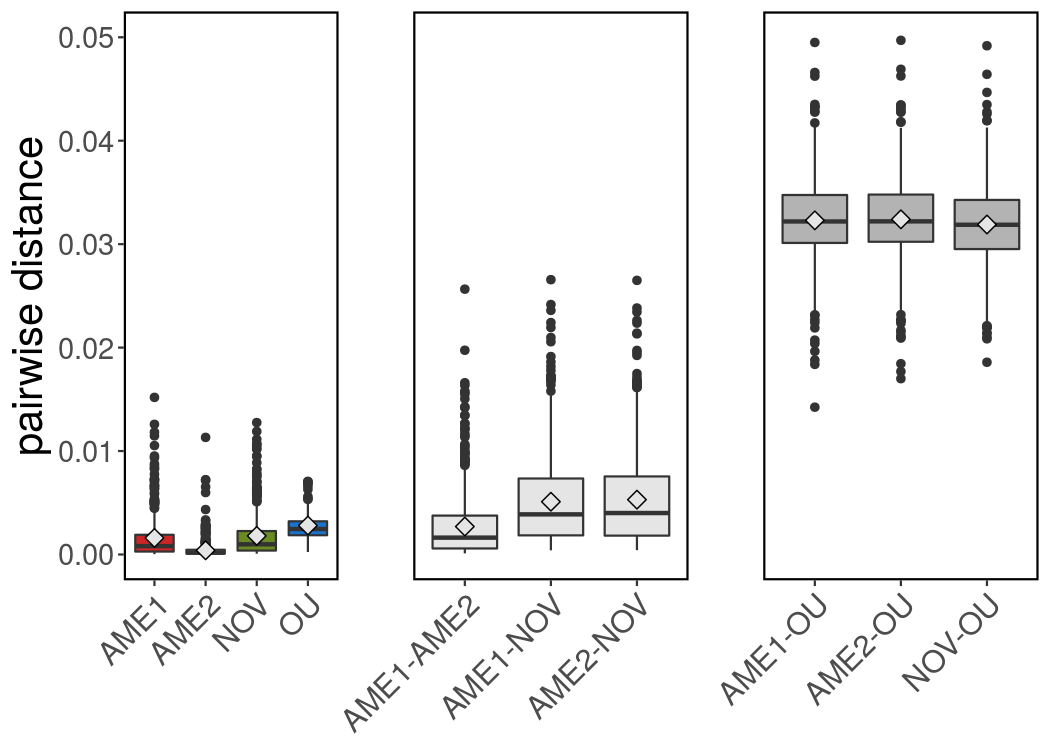

The script that saved this image:
library(ggplot2)
library(dplyr)
library(gridExtra)
library(grid)


# Reading data

df1 <- read.table("./data/ame1.ame2_circos_Dxy.txt", sep = "\t", header = FALSE, col.names = c("chrom","start","stop","stat"))
df2 <- read.table("./data/nov.ame1_circos_Dxy.txt", sep = "\t", header = FALSE, col.names = c("chrom","start","stop","stat"))
df3 <- read.table("./data/nov.ame2_circos_Dxy.txt", sep = "\t", header = FALSE, col.names = c("chrom","start","stop","stat"))
df4 <- read.table("./data/ulm.ame1_circos_Dxy.txt", sep = "\t", header = FALSE, col.names = c("chrom","start","stop","stat"))
df5 <- read.table("./data/ulm.ame2_circos_Dxy.txt", sep = "\t", header = FALSE, col.names = c("chrom","start","stop","stat"))
df6 <- read.table("./data/ulm.nov_circos_Dxy.txt", sep = "\t", header = FALSE, col.names = c("chrom","start","stop","stat"))

df7 <- read.table("./data/ame1_circos_tP.txt", sep = "\t", header = FALSE, col.names = c("chrom","start","stop","stat"))
df8 <- read.table("./data/ame2_circos_tP.txt", sep = "\t", header = FALSE, col.names = c("chrom","start","stop","stat"))
df9 <- read.table("./data/nov_circos_tP.txt", sep = "\t", header = FALSE, col.names = c("chrom","start","stop","stat"))
df10 <- read.table("./data/ulm_circos_tP.txt", sep = "\t", header = FALSE, col.names = c("chrom","start","stop","stat"))


# Preparing data frames

df7["sp"] <- "AME1"
df8["sp"] <- "AME2"
df9["sp"] <- "NOV"
df10["sp"] <- "OU"

df1["sp"] <- "AME1-AME2"
df2["sp"] <- "AME1-NOV"
df3["sp"] <- "AME2-NOV"

df4["sp"] <- "AME1-OU"
df5["sp"] <- "AME2-OU"
df6["sp"] <- "NOV-OU"

df_pi <- rbind(df7,df8,df9,df10)
dxy_intra <- rbind(df1,df2,df3)
dxy_inter <- rbind(df4,df5,df6)


# Creating dataframes with mean values

pi <- data.frame("sp" = c("AME1","AME2","NOV","OU"),
                 "stat" = c(0.0016,0.0004,0.0018,0.0028),
                 "sd" = c(0.0007,0.0002,0.0008,0.0004))

dxy1 <- data.frame("sp" = c("AME1-AME2","AME1-NOV","AME2-NOV"),
                   "stat" = c(0.0027,0.0051,0.0053))

dxy2 <- data.frame("sp" = c("AME1-OU","AME2-OU", "NOV-OU"),
                   "stat" = c(0.0323,0.0324,0.0319))

pal1 <- wes_palette("Royal2")
col1 <- pal1[1]
col1 <- "grey90"


# Plotting boxplots

p1 <- ggplot(df_pi) + aes(x = sp, y = stat, fill = sp) +
  scale_y_continuous(limits = c(0,0.05)) +
  labs(x = "Nucleotide diversity", y = "pairwise distance") +
  scale_fill_manual(values = c("#cd2626","#eeb422","#698b22","#1874cd","#5d478b")) +
  geom_boxplot() +
  #geom_rect(xmin = 0.6,xmax = 1.4, ymin = 0.0016, ymax = 0.0016, color = "red") +
  geom_point(data = pi, aes(x = sp, y = stat), shape = 23, fill = col1, colour = "black", size = 3) +
  theme(panel.background = element_blank(),
        panel.border = element_rect(colour = "black", fill=NA, size=1),
        axis.text.x = element_text(size = 15, angle = 45, hjust =1),
        axis.text.y = element_text(size = 14),
        axis.title.y = element_text(size = 20),
        axis.title.x = element_blank(),
        legend.position = 'None')
p1

p2 <- ggplot(dxy_intra) + aes(x = sp, y = stat, fill = sp) +
  scale_y_continuous(limits = c(0,0.05)) +
  geom_boxplot() +
  scale_fill_manual(values = c("grey90","grey90","grey90")) +
  geom_point(data = dxy1, aes(x = sp, y = stat), shape = 23, fill = col1, colour = "black", size = 3) +
  theme(axis.ticks.y = element_blank(),
        axis.title.y = element_blank(),
        axis.text.y = element_blank(),
        panel.background = element_blank(),
        panel.border = element_rect(colour = "black", fill=NA, size=1),
        axis.text.x = element_text(size = 15, angle = 45, hjust =1),
        axis.title.x = element_blank(),
        legend.position = 'None')
p2

p3 <- ggplot(dxy_inter) + aes(x = sp, y = stat, fill =sp) +
  scale_y_continuous(limits = c(0,0.05)) +
  geom_boxplot() +
  scale_fill_manual(values = c("grey70","grey70","grey70")) +
  labs(x = "Divergence between") +
  geom_point(data = dxy2, aes(x = sp, y = stat), shape = 23, fill = col1, colour = "black", size = 3) +
  theme(axis.ticks.y = element_blank(),
        axis.title.y = element_blank(),
        axis.title.x = element_blank(),
        axis.text.y = element_blank(),
        panel.background = element_blank(),
        panel.border = element_rect(colour = "black", fill=NA, size=1),
        axis.text.x = element_text(size = 15, angle = 45, hjust =1),
        legend.position = 'None')
p3


# Combining plots

gt1 <- ggplotGrob(p1)
gt2 <- ggplotGrob(p2)
gt3 <- ggplotGrob(p3)
newWidth = unit.pmax(gt1$widths[2:3], gt2$widths[2:3],gt3$widths[2:3])
gt1$widths[2:3] = as.list(newWidth)
gt2$widths[2:3] = as.list(newWidth)
gt3$widths[2:3] = as.list(newWidth)

newHeight = unit.pmax(gt1$heights[8:9], gt2$heights[8:9],gt3$heights[8:9])
gt1$heights[8:9] = as.list(newHeight)
gt2$heights[8:9] = as.list(newHeight)
gt3$heights[8:9] = as.list(newHeight)


png("plotBoxplots.png",w=7,h=5,res=150,units="in")
grid.arrange(gt1, gt2, gt3, ncol=3)
dev.off()

